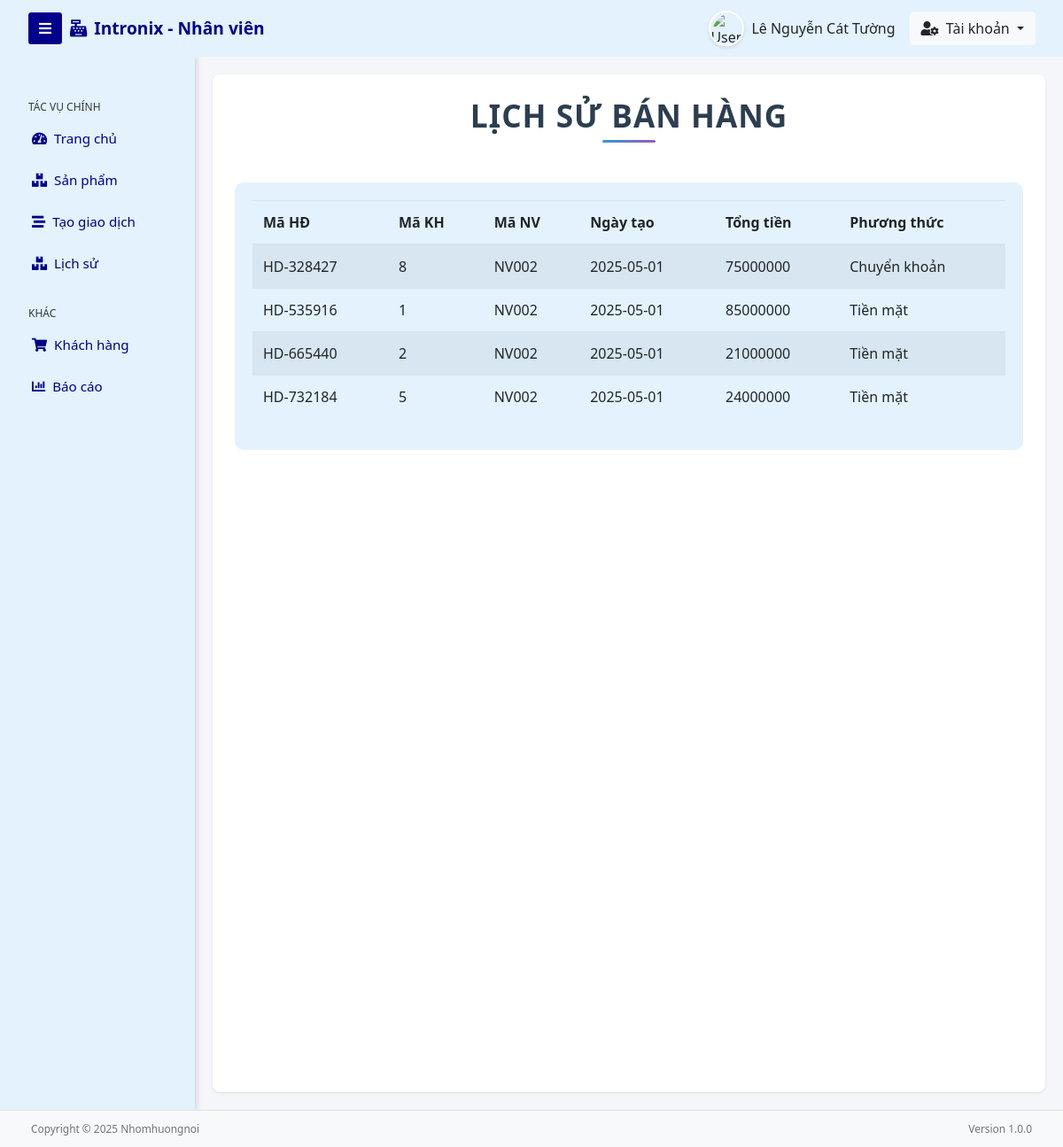
Screenshot of /nhomhuongnoi/source/index.php?url=saler/view_orders (signed in) with the database file from the repository.
### tables this page shows
CREATE TABLE `nhanvien` (
  `ANHDAIDIEN` varchar(255) DEFAULT NULL,
  `MANV` varchar(255) NOT NULL,
  `HOTEN` varchar(255) DEFAULT NULL,
  `EMAIL` varchar(255) DEFAULT NULL,
  `TENDANGNHAP` varchar(255) DEFAULT NULL,
  `MATKHAU` varchar(255) NOT NULL DEFAULT '52300266',
  `SDT` varchar(10) DEFAULT NULL,
  `LOAI` enum('Admin','Staff') DEFAULT 'Staff',
  `TRANGTHAI` enum('Locked','Unlocked') DEFAULT 'Unlocked',
  `NHANVIENMOI` tinyint(1) DEFAULT NULL,
  `TOKEN_DANGNHAP` varchar(255) DEFAULT NULL,
  `TOKEN_HETHAN` datetime DEFAULT NULL
);

CREATE TABLE `hoadon` (
  `MAHD` varchar(255) NOT NULL,
  `MAKH` int(11) NOT NULL,
  `MANV` varchar(255) NOT NULL,
  `NGAYTAO` date NOT NULL DEFAULT current_timestamp(),
  `TONGTIEN` int(100) NOT NULL,
  `PHUONGTHUC` varchar(50) NOT NULL DEFAULT 'completed'
);

### backend/controllers/saler.php (called while the page is built, shortened)
<?php
class saler extends control {
    public function __construct() {
        $this->folder = "saler";
    }
    public function view_orders() {
        $this->render('view_orders', []);
    }
}
?>

### backend/core/app.php (called while the page is built, shortened)
<?php
class App {
    protected $action = DEFAULT_ACTION;
    public function __construct() {
        $arr = $this->UrlProcess();
        if (isset($arr[0]) && file_exists("./backend/controllers/" . $arr[0] . ".php")) {
            unset($arr[0]);
        }
        $this->controller = new $this->controller;
        if (isset($arr[1])) {
            if (method_exists($this->controller, $arr[1])) {
                $this->action = $arr[1];
            }
            unset($arr[1]);
        }
        $this->params = $arr ? array_values($arr) : [];
        call_user_func_array([$this->controller, $this->action], $this->params);
    }
    private function UrlProcess() {
        if (isset($_GET["url"])) {
            $arr = explode("/", filter_var(trim($_GET["url"], "/")));
            return $arr;
        }
        return [];
    }
}
?>

### backend/bridge.php (called while the page is built, shortened)
<?php
require_once "./backend/core/app.php";
require_once "./backend/core/control.php";
require_once "./backend/core/db.php";
$app = new App();
?>

### index.php (called while the page is built, shortened)
<?php
    require_once "./backend/bridge.php";
?>

### backend/core/function.php (called while the page is built, shortened)
<?php
require_once('DB.php');
$db = new DB();
$con = $db->con;
function validate($inputData){
    global $con;
    $validateData = mysqli_real_escape_string($con, trim($inputData));
    return $validateData;
}
function getAll($tableName, $status = NULL){
    global $con;
    $table = validate($tableName);
    $status = validate($status);
    $query = "SELECT * FROM $table";
    return mysqli_query($con, $query);
}
?>

### backend/core/DB.php (called while the page is built, shortened)
<?php
class DB{
    function __construct(){
        $this->con = mysqli_connect(DB_HOST, DB_USER, DB_PASS, DB_NAME);
    }
}
?>

### backend/models/infoModel.php (called while the page is built, shortened)
<?php
class infoModel extends DB {
    public function getUserByUsername($username) {
        $sql = "SELECT * FROM nhanvien WHERE TENDANGNHAP = ?";
        $stmt = $this->con->prepare($sql);
        $stmt->bind_param("s", $username);
        $stmt->execute();
        $result = $stmt->get_result();
        $user = $result->fetch_assoc();
        if (empty($user['ANHDAIDIEN'])) {
            $user['ANHDAIDIEN'] = 'frontend/images/anhdaidien/defaultAvatar.jpg';
        }
        return $user;
    }
}

### backend/views/saler/view_orders.php (the view, shortened to what this page needs)
<?php
    include('backend/core/function.php');
?>
<section class="content-header">
    <h3>Lịch sử bán hàng</h3>
</section>
    <div class="card-body">
        <?php
        $customer = getAll('hoadon');
        if(mysqli_num_rows($customer) > 0){
            ?>
            <div class="table-responsive">
                <table class="table table-striped table-bodered">
                    <thead>
                        <tr>
                            <th>Mã HĐ</th>
                            <th>Mã KH</th>
                            <th>Mã NV</th>
                            <th>Ngày tạo</th>
                            <th>Tổng tiền</th>
                            <th>Phương thức</th>
                        </tr>
                    </thead>
                    <tbody>
                        <?php foreach($customer as $item): ?>
                        <tr>
                            <td><?= $item['MAHD'] ?></td>
                            <td><?= $item['MAKH'] ?></td>
                            <td><?= $item['MANV'] ?></td>
                            <td><?= $item['NGAYTAO'] ?></td>
                            <td><?= $item['TONGTIEN'] ?></td>
                            <td><?= $item['PHUONGTHUC'] ?></td>
                        </tr>
                        <?php endforeach; ?>
                    </tbody>
                </table>
            </div>
            <?php
            }
            else
            {
                ?>
                    <h4 class="mb-8">Không tìm thấy bản ghi nào</h4>
                <?php
            }
        ?>
    </div>
<section class="content">
</section>
<link rel="stylesheet" href="frontend/css/admin.css">
<link rel="stylesheet" href="https://cdnjs.cloudflare.com/ajax/libs/font-awesome/5.15.4/css/all.min.css">

### backend/core/control.php (shortened to what this page needs)
<?php
class control {
    public function model($model) {
        return new $model;
    }
    protected $folder;
	public function render($view, $data=[]){
		if (isset($_SESSION['tk'])) {
			$infoModel = $this->model("infoModel");
			$data['user'] = $infoModel->getUserByUsername($_SESSION['tk']);
		}
		extract($data);
		$file_path = "backend/views/".$this->folder."/".$view.".php";
		if(file_exists($file_path)){
			require_once($file_path);
			$content = ob_get_clean();
			if(isset($_SESSION['role'])){
				if($_SESSION['role'] === 'admin'){
					require_once('backend/views/master1.php');
				} elseif ($_SESSION['role'] === 'staff') {
					require_once('backend/views/master2.php');
				}
			} else {
				require_once('backend/views/login_view.php');
			}
		} else {
			echo "Khong tim thay view";
			echo "<br>".$file_path;
		}
	}
}
?>

### backend/views/includes/header.php (shortened to what this page needs)
<!DOCTYPE html>
<html lang="vi">
<head>
  <link rel="stylesheet" href="https://cdn.jsdelivr.net/npm/bootstrap@4.6.2/dist/css/bootstrap.min.css">
  <link rel="stylesheet" href="https://cdnjs.cloudflare.com/ajax/libs/font-awesome/6.0.0/css/all.min.css">
  <link href="https://cdn.jsdelivr.net/npm/select2@4.1.0-rc.0/dist/css/select2.min.css" rel="stylesheet" />
  <link rel="stylesheet" href="frontend/css/header.css">
</head>

### backend/views/master2.php (shortened to what this page needs)
<?php include('includes/header.php'); ?>
<body class="admin-layout">
  <div class="d-flex flex-column min-vh-100">
    <?php include('includes/navbar.php'); ?>
    <div class="d-flex flex-grow-1">
      <?php include('includes/sidebar-sa.php'); ?>
      <main class="flex-fill">
        <div class="content-wrapper">
          <div data-spy="scroll" data-target="#navbar-example" data-offset="0" style=" overflow-y: auto; position: relative;">
            <div class="main-content" id="main-content">
              <?php echo $content; ?>
            </div>
          </div>
        </div>
      </main>
    </div>
    <?php include('includes/footer.php'); ?>
  </div>
  <link rel="stylesheet" href="//cdn.jsdelivr.net/npm/alertifyjs@1.14.0/build/css/themes/default.min.css"/>
</body>
</html>

### backend/views/includes/navbar.php (shortened to what this page needs)
<nav class="navbar navbar-expand-lg navbar-light" style="background-color: #e3f2fd;">
  <div class="container-fluid">
    <button class="btn btn-light mr-2" style="background-color: #00008b; color:white;" id="toggleSidebar">
      <i class="fas fa-bars"></i>
    </button>
    <a class="navbar-brand font-weight-bold  mb-0" style="color: #00008b;">
      <i class="fas fa-cash-register mr-2 " style="color: #00008b;"></i>Intronix - Nhân viên
    </a>
    <div class="ml-auto d-flex align-items-center">
      <div class="staff-info mr-3 d-flex align-items-center">
        <div class="avatar-circle mr-2">
          <?php
          $avatarPath = !empty($user['ANHDAIDIEN']) ? $user['ANHDAIDIEN'] : 'frontend/images/anhdaidien/defaultAvatar.png';
          ?>
          <img src="<?php echo $avatarPath; ?>" alt="User Avatar" class="rounded-circle" width="40" height="40" onerror="this.src='frontend/images/anhdaidien/defaultAvatar.png'">
        </div>
        <span class="text-black"><?php echo htmlspecialchars($user['HOTEN'] ?? 'Guest'); ?></span>
      </div>
      <div class="dropdown">
        <button class="btn btn-light dropdown-toggle" type="button" id="adminMenu" data-toggle="dropdown">
          <i class="fas fa-user-cog mr-1"></i> Tài khoản
        </button>
      </div>
    </div>
  </div>
</nav>

### backend/views/includes/sidebar-sa.php
<aside class="sidebar p-3" id="sidebar">
    <nav class="mt-2">
    <ul class="nav flex-column">
        <li class="nav-item mt-3">
        <h6 class="sidebar-heading px-3 text-dark">TÁC VỤ CHÍNH</h6>
        </li>
        <li class="nav-item">
        <a class="nav-link <?php echo (strpos($_GET['url'] ?? '', 'saler/index') !== false) ? 'active' : ''; ?>" href="index.php?url=saler/index">
            <i class="fas fa-tachometer-alt mr-2"></i> Trang chủ
        </a>
        </li>
        <li class="nav-item">
        <a class="nav-link  <?php echo (strpos($_GET['url'] ?? '', 'saler/product') !== false) ? 'active' : ''; ?>" href="index.php?url=saler/product">
            <i class="fas fa-boxes mr-2"></i> Sản phẩm
        </a>
        </li>
        <li class="nav-item">
        <a class="nav-link  <?php echo (strpos($_GET['url'] ?? '', 'saler/xulygiaodich') !== false) ? 'active' : ''; ?>" href="index.php?url=saler/xulygiaodich">
            <i class="fas fa-stream mr-2"></i> Tạo giao dịch
        </a>
        </li>
        <li class="nav-item">
        <a class="nav-link  <?php echo (strpos($_GET['url'] ?? '', 'saler/orders') !== false) ? 'active' : ''; ?>" href="index.php?url=saler/view_orders">
            <i class="fas fa-boxes mr-2"></i> Lịch sử
        </a>
        </li>
        <li class="nav-item mt-3">
        <h6 class="sidebar-heading px-3 text-dark">KHÁC</h6>
        </li>
        <li class="nav-item">
        <a class="nav-link <?php echo (strpos($_GET['url'] ?? '', 'saler/customer') !== false) ? 'active' : ''; ?>" href="index.php?url=saler/customer">
            <i class="fas fa-shopping-cart mr-2"></i> Khách hàng
        </a>
        <li class="nav-item">
        <a class="nav-link <?php echo (strpos($_GET['url'] ?? '', 'reportControl') !== false) ? 'active' : ''; ?>" href="index.php?url=reportControl/index">
            <i class="fas fa-chart-bar mr-2"></i> Báo cáo
        </a>
        </li>
    </ul>
    </nav>
</aside>

### backend/views/includes/footer.php
<footer class="footer bg-light border-top">
    <div class="container-fluid">
      <div class="row">
        <div class="col-md-6 text-muted">
          <small>Copyright &copy; 2025 Nhomhuongnoi</small>
        </div>
        <div class="col-md-6 text-right text-muted">
          <small>Version 1.0.0</small>
        </div>
      </div>
    </div>
  </footer>

### frontend/css/header.css (style rules this page uses)
:root { --sidebar-width: 220px; --primary-color: #00008b; --sidebar-bg:#e3f2fd; --sidebar-hover: #34495e; --text-muted: #00008b; }
.avatar-circle { width: 40px; height: 40px; border-radius: 50%; overflow: hidden; border: 2px solid #fff; box-shadow: 0 2px 4px rgba(0,0,0,0.1); }
body.admin-layout { font-family: 'Segoe UI', sans-serif; background-color: #f4f6f9; }
.sidebar { width: var(--sidebar-width); background-color: var(--sidebar-bg); color: white; transition: all 0.3s ease; box-shadow: 2px 0 6px rgba(0, 0, 0, 0.15); }
.sidebar .nav-link { color: var(--text-muted); padding: 12px 20px; border-radius: 10px; transition: all 0.3s ease; display: flex; align-items: center; font-size: 0.95rem; }
.sidebar .sidebar-heading { font-size: 0.75rem; text-transform: uppercase; margin: 10px 0 5px; color: #bbb; }
.content-wrapper { flex: 1; display: flex; flex-direction: column; overflow: hidden; padding: 0; }
.main-content { flex: 1; overflow-y: auto; background-color: #fff; padding: 25px; border-radius: 8px; margin: 20px; box-shadow: 0 1px 3px rgba(0,0,0,0.1); }
.navbar { padding: 0.75rem 1rem; }
.navbar-brand { font-size: 1.2rem; }
footer.footer { padding: 10px 20px; background-color: #f8f9fa; font-size: 0.85rem; }

### frontend/css/admin.css (style rules this page uses)
.content-header { text-align: center; margin-bottom: 30px; position: relative; padding-bottom: 15px; }
.content-header h3 { color: #2c3e50; font-size: 2.2rem; font-weight: 700; letter-spacing: 1px; text-transform: uppercase; margin: 0; display: inline-block; position: relative; padding-bottom: 10px; }
.content-header h3:after { content: ''; position: absolute; width: 60px; height: 3px; background: linear-gradient(90deg, #3498db, #9b59b6); bottom: 0; left: 50%; transform: translateX(-50%); border-radius: 3px; }
.text-muted { color: #6c757d !important; }

### backend/views/saler/view_orders.php (style rules this page uses)
.card-body { background-color: #e3f2fd; border-radius: 10px; }
.content { background-color: white; color:black; }
:root { --primary-color: #00008b; --secondary-color: #3f37c9; --accent-color: #4895ef; --text-color: #2b2d42; --light-bg: #f8f9fa; --white: #ffffff; --shadow-sm: 0 1px 3px rgba(0,0,0,0.12); --shadow-md: 0 4px 6px rgba(0,0,0,0.1); --shadow-lg: 0 10px 15px rgba(0,0,0,0.1); --transition: all 0.3s cubic-bezier(0.25, 0.8, 0.25, 1); }
.content { padding: 2rem; min-height: calc(100vh - 100px); display: flex; flex-direction: column; align-items: center; font-family: 'Segoe UI', system-ui, -apple-system, sans-serif; }

### rows the page displays
nhanvien: HOTEN "Lê Nguyễn Cát Tường"
hoadon: MAHD "HD-328427", MAKH "8", MANV "NV002", NGAYTAO "2025-05-01", TONGTIEN "75000000", PHUONGTHUC "Chuyển khoản"
hoadon: MAHD "HD-535916", MAKH "1", MANV "NV002", NGAYTAO "2025-05-01", TONGTIEN "85000000", PHUONGTHUC "Tiền mặt"
hoadon: MAHD "HD-665440", MAKH "2", MANV "NV002", NGAYTAO "2025-05-01", TONGTIEN "21000000", PHUONGTHUC "Tiền mặt"
hoadon: MAHD "HD-732184", MAKH "5", MANV "NV002", NGAYTAO "2025-05-01", TONGTIEN "24000000", PHUONGTHUC "Tiền mặt"
